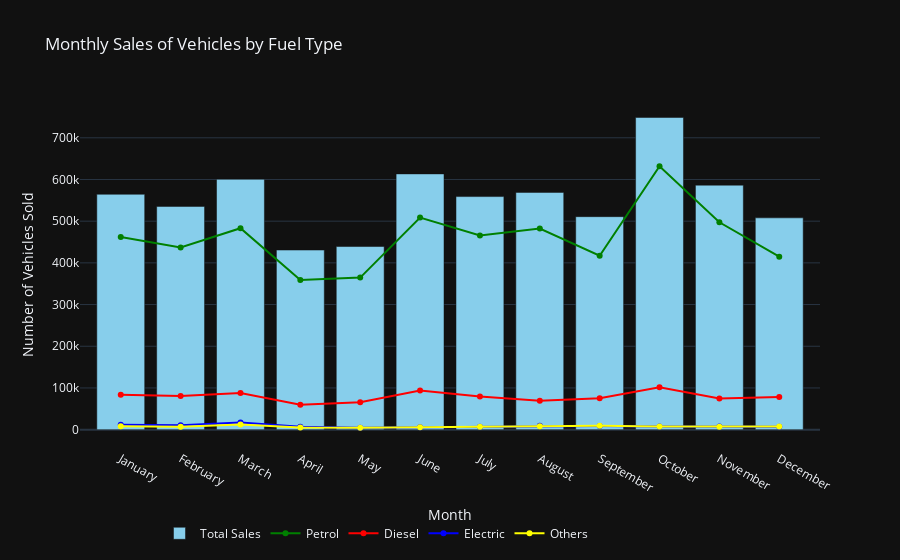

The notebook cell saved with this chart:
### Code cell
# Ensure the 'month' column is in datetime format
vehicles['month'] = pd.to_datetime(vehicles['month'])

# Group by month and calculate the sum of sales for each fuel type
monthly_sales = vehicles.groupby(vehicles['month'].dt.strftime('%B')).sum()[['fuel_type_petrol', 'fuel_type_diesel', 'fuel_type_electric', 'fuel_type_others']]
# Sort by month from January to December
months_order = ['January', 'February', 'March', 'April', 'May', 'June', 'July', 'August', 'September', 'October', 'November', 'December']
monthly_sales = monthly_sales.reindex(months_order)

# Create a combined line and bar plot
fig = go.Figure()

# Add bar plot for the sum of sales for each month
fig.add_trace(go.Bar(x=monthly_sales.index, 
                     y=monthly_sales.sum(axis=1), 
                     name='Total Sales',
                     marker_color='skyblue'))

# Add line plots for each fuel type
colors = ['green', 'red', 'blue', 'yellow']
for fuel_type, color in zip(['fuel_type_petrol', 'fuel_type_diesel', 'fuel_type_electric', 'fuel_type_others'], colors):
    fig.add_trace(go.Scatter(x=monthly_sales.index, 
                             y=monthly_sales[fuel_type], 
                             mode='lines+markers',
                             name=fuel_type.split('_')[-1].capitalize(),
                             line=dict(color=color)))

# Update layout
fig.update_layout(title='Monthly Sales of Vehicles by Fuel Type',
                  xaxis_title='Month',
                  yaxis_title='Number of Vehicles Sold',
                  template="plotly_dark",
                  legend=dict(y=-0.2, x=0.4, xanchor='center', orientation='h'))

# Display the figure
fig.show()

# Save the figure as HTML
fig.write_html(os.path.join(save_dir, "combined_monthly_vehicle_sales_trends.html"))

### Figure 1 — Plotly figure (JSON) as saved in the notebook; plotly's stock layout.template omitted (floating-point values rounded to 4 significant figures)
{"data": [{"marker": {"color": "skyblue"}, "name": "Total Sales", "type": "bar", "x": ["January", "February", "March", "April", "May", "June", "July", "August", "September", "October", "November", "December"], "y": [564491, 535443, 600458, 430723, 439195, 613414, 558992, 569051, 510831, 748812, 586376, 507991]}, {"line": {"color": "green"}, "mode": "lines+markers", "name": "Petrol", "type": "scatter", "x": ["January", "February", "March", "April", "May", "June", "July", "August", "September", "October", "November", "December"], "y": [461802, 437066, 483165, 358884, 364607, 508584, 465809, 482193, 417136, 631877, 497327, 414815]}, {"line": {"color": "red"}, "mode": "lines+markers", "name": "Diesel", "type": "scatter", "x": ["January", "February", "March", "April", "May", "June", "July", "August", "September", "October", "November", "December"], "y": [83417, 80949, 87782, 59739, 65556, 93581, 79271, 69282, 75262, 101603, 74429, 78513]}, {"line": {"color": "blue"}, "mode": "lines+markers", "name": "Electric", "type": "scatter", "x": ["January", "February", "March", "April", "May", "June", "July", "August", "September", "October", "November", "December"], "y": [11431, 10366, 17390, 7127, 4384, 5797, 6992, 9177, 8981, 7603, 7458, 6953]}, {"line": {"color": "yellow"}, "mode": "lines+markers", "name": "Others", "type": "scatter", "x": ["January", "February", "March", "April", "May", "June", "July", "August", "September", "October", "November", "December"], "y": [7841, 7062, 12121, 4973, 4648, 5452, 6920, 8399, 9452, 7729, 7162, 7710]}], "layout": {"legend": {"orientation": "h", "x": 0.4, "xanchor": "center", "y": -0.2}, "title": {"text": "Monthly Sales of Vehicles by Fuel Type"}, "xaxis": {"title": {"text": "Month"}}, "yaxis": {"title": {"text": "Number of Vehicles Sold"}}}}
